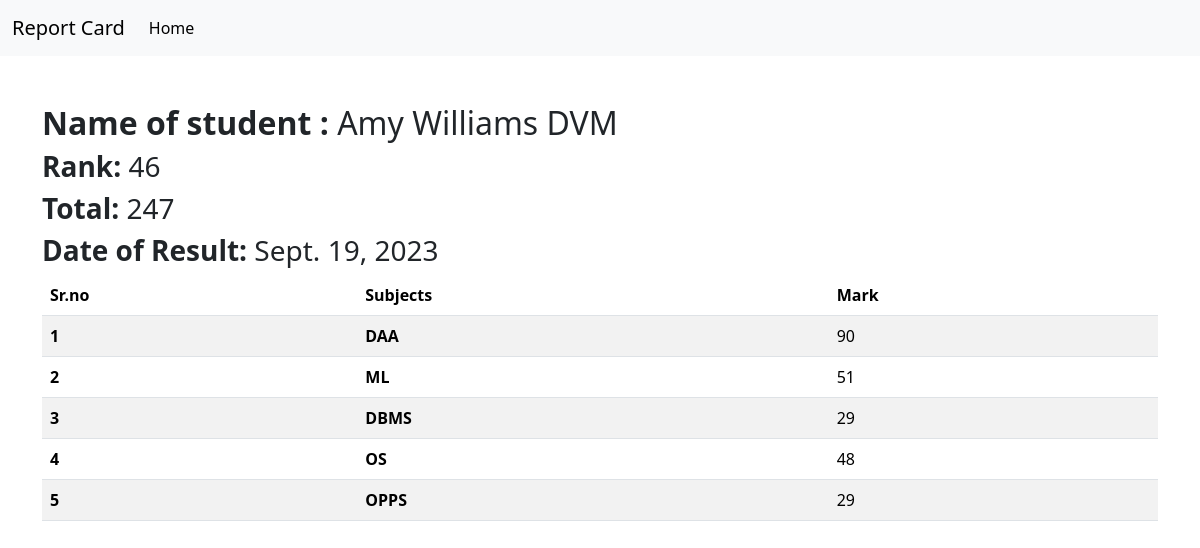
Page /see_mark/STU-0949 on the committed database.
### student/models.py (models this page shows, shortened)
class SubjectMark(models.Model):
    student = models.ForeignKey(Student,related_name="studentmark",on_delete=models.CASCADE)
    subject = models.ForeignKey(Subject, on_delete=models.CASCADE)
    marks = models.IntegerField()
    class Meta :
        unique_together = ['student','subject']

class Student(models.Model):
    department = models.ForeignKey(Department, on_delete=models.CASCADE, related_name='depart')
    studentid = models.OneToOneField(StudentId, on_delete=models.CASCADE, related_name='student')
    student_name = models.CharField(max_length=100)
    student_email = models.EmailField(unique=True)
    student_age = models.IntegerField(default=18)
    student_address = models.TextField()
    is_deleted = models.BooleanField(default=False)
    objects = StudentManager()
    admin_objects = models.Manager()
    def __str__(self):
        return self.student_name
    class Meta:
        ordering = ['student_name']
        verbose_name = "student"

class ReportCard(models.Model):
        student = models.ForeignKey(Student,related_name="studentreportcard",on_delete=models.CASCADE)
        student_rank = models.IntegerField()
        date_of_report_card_genration = models.DateField(auto_now_add=True)
        class Meta:
            unique_together = ['student_rank','date_of_report_card_genration']

class Subject(models.Model):
    subject_name = models.CharField(max_length=100)

### student/views.py (the view)
# urls.py: path('see_mark/<studentid>', see_mark, name='see_mark'),
def see_mark (request,studentid):
    queryset = SubjectMark.objects.filter(student__studentid__studentid = studentid)
    total_marks = queryset.aggregate(total_marks = Sum ('marks'))
    return render(request,'see_mark.html',{'queryset':queryset,'total_marks' : total_marks})

### student/templates/see_mark.html
{% extends "base.html" %}
{% block start %}
<div class="container mt-5">
<table class="table table-striped">
    <h2><b>Name of student :    </b>  {{queryset.first.student}} </h2>
    <h3><b>Rank:</b>   {{queryset.first.student.studentreportcard.first.student_rank}}</h3>
    <h3><b>Total:</b>   {{total_marks.total_marks}}</h3>
    <h3><b>Date of Result: </b>   {{queryset.first.student.studentreportcard.first.date_of_report_card_genration}}</h3>
    <thead>
        <tr>
          <th scope="col">Sr.no</th>
          <th scope="col">Subjects</th>
          <th scope="col">Mark</th>
        </tr>
      </thead>
    <tbody>
        {% for marks in queryset %}
        <tr>
            <th scope="row">{{ forloop.counter }}</th>
            <td>   <b> {{marks.subject.subject_name}} </b>
            </td>
            <td>{{marks.marks}} </td>
        </tr>
        {% endfor %}
    </tbody>
</table>
</div>
{% endblock %}

### rows in the picture
SubjectMark: first.student "Amy Williams DVM", first.student.studentreportcard.first.student_rank "46", first.student.studentreportcard.first.date_of_report_card_genration "Sept. 19, 2023", subject.subject_name "DAA", marks "90"
SubjectMark: subject.subject_name "ML", marks "51"
SubjectMark: subject.subject_name "DBMS", marks "29"
SubjectMark: subject.subject_name "OS", marks "48"
SubjectMark: subject.subject_name "OPPS", marks "29"

### other values in the picture
{{ total_marks.total_marks }} "247"
